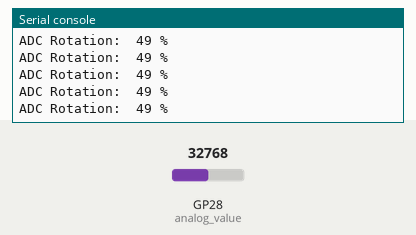
Recording of a program running on a simulated Raspberry Pi Pico running MicroPython. Shown: the last lines printed to the serial console. The inputs (shaded band) are chosen by the test bench; at power-on: GP28 (analog_value) = 32768 (analog values on the 0–65535 scale).

Above: at 1.2 s.
1.3 s: GP28 (analog_value) set to 45874
At 1.56 s:
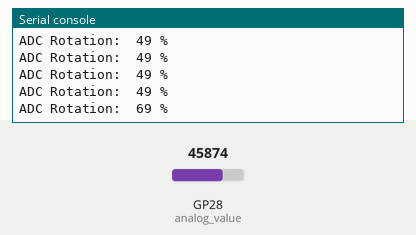
2.8 s: GP28 (analog_value) set to 57670
At 2.96 s:
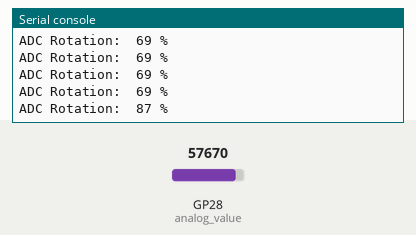
Timing chart, 0 to 5.8 s (numbered marks = the images above; inputs shaded):
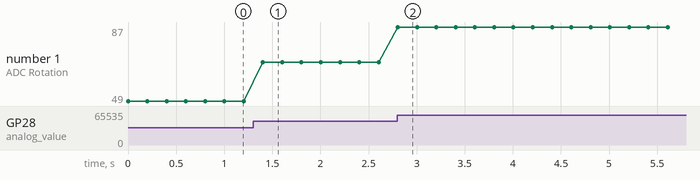

The program:

potentiometerToTerminal.py
```python
#Shu Raturi
#Gets input from a potentiometer and displays it to the terminal as to how much it is rotated as a percentage.

import machine
import utime

analog_value = machine.ADC(28)

while True:
    reading = analog_value.read_u16()

    percentage_reading = int(((reading - 224) / (65535 - 224)) * 100)

    print("ADC Rotation: ", percentage_reading, "%")
    utime.sleep(0.2)
```

Measured:
- after the input at 1.3 s, the serial console: prints a new line after 0.10 s (image 1)
- after the input at 2.8 s, the serial console: prints a new line at once (image 2)
- plotted number 1: 49 → 69 after the input at 1.3 s, 69 → 87 after the input at 2.8 s
